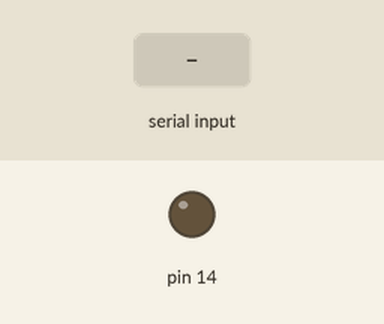
Simulated run of this sketch. Board: Arduino Uno, built with avr-gcc and run on an emulated ATmega328P. On the bench: output pins drawn as LEDs (lit = HIGH). Inputs (shaded band) come from the test bench. What the sketch prints to the serial monitor is not drawn.

Above: at 7.7 s.
7.8 s: "A" received over Serial
At 8.1 s:
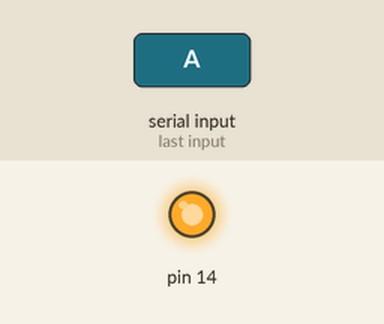
9.3 s: "B" received over Serial
At 10.4 s:
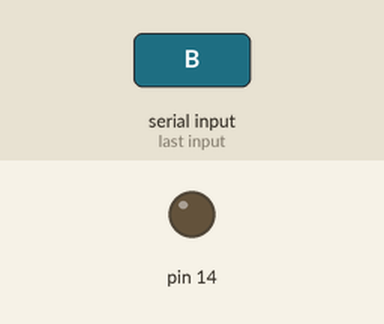
10.8 s: "a" received over Serial
At 11.6 s:
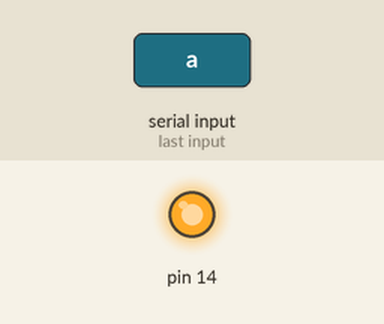
Timing chart, 0 to 13.8 s (numbered marks = the images above; inputs shaded):
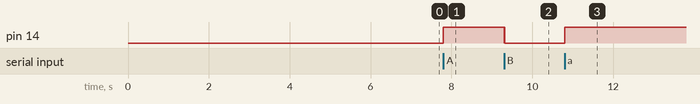

Measured:
- after the input at 7.8 s, pin 14: LOW → HIGH at once
- after the input at 9.3 s, pin 14: HIGH → LOW at once, → HIGH 0.01 s later, → LOW 0.01 s later
- after the input at 10.8 s, pin 14: LOW → HIGH at once

The sketch:

arduino_wifi.ino
```cpp
void setup() {
  Serial.begin(115200);
  pinMode(14,OUTPUT);
  delay(500);
  Serial.println("AT+CIPMUX=1");
  delay(2000);
  Serial.println("AT+CIPSERVER=1,5000");
  delay(2000);
  Serial.println("AT+CIPSTO=3600");
  delay(2000);
}

void loop(){
  while(Serial.available()){
    char Rdata;
    Rdata=Serial.read();
    if(Rdata=='A'|Rdata=='a') {
      digitalWrite(14,HIGH);
      delay(50);
    } else if(Rdata=='B'|Rdata=='b'){
      digitalWrite(14,LOW);
      delay(10);
      digitalWrite(14,HIGH);
      delay(10);
      digitalWrite(14,LOW);
    } else{
      digitalWrite(14,LOW);
    }
  }
}
```
